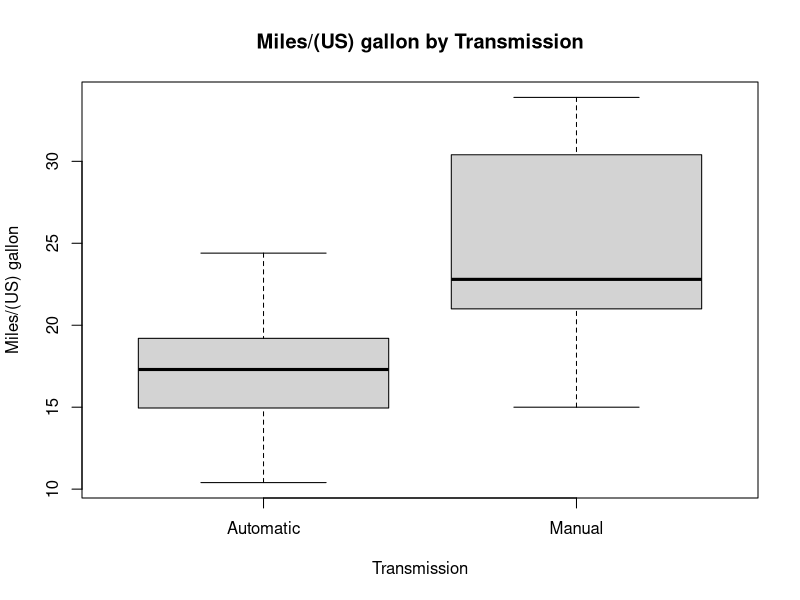
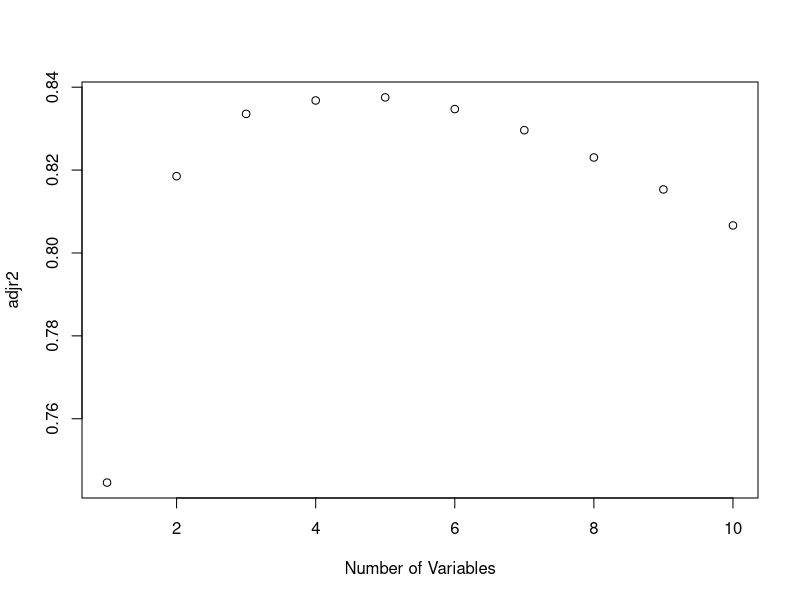
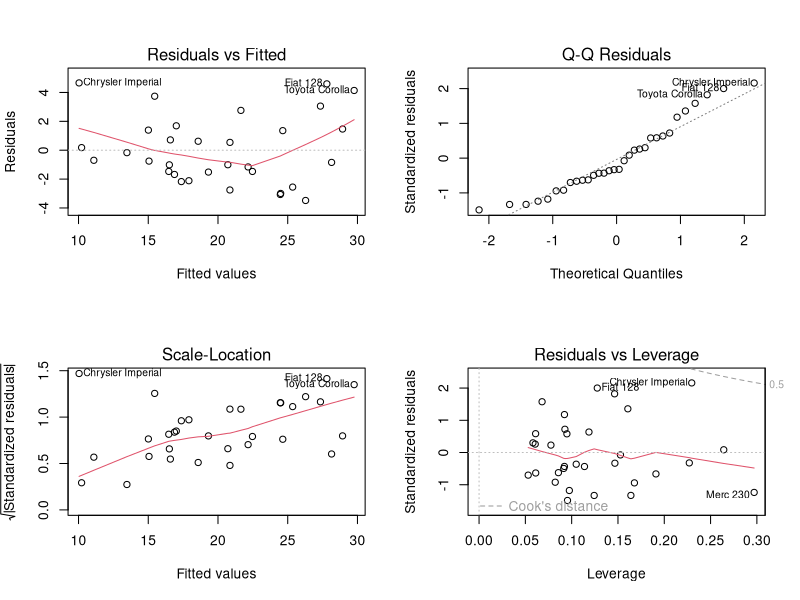

These figures' R source, in order: (Note: this script raises an error after producing the figures.)
## ---- chunk 1
data(mtcars)
mtcars$am <- factor(mtcars$am,labels=c("Automatic","Manual"))
with(mtcars,plot(am,mpg,xlab="Transmission",ylab="Miles/(US) gallon",main="Miles/(US) gallon by Transmission"))
groupmpg <- tapply(mtcars$mpg,mtcars$am,mean)
## ---- chunk 2
library(leaps)
regfit.full=regsubsets(mpg~.,data=mtcars, nvmax=10)
reg.summary=summary(regfit.full)
plot(reg.summary$adjr2,xlab="Number of Variables",ylab="adjr2")

## ---- chunk 3
fit1 <- lm(mpg~wt + qsec + am,data=mtcars)
## ---- chunk 4
par(mfrow=c(2,2))
plot(fit1)
# library(gvlma)
# gvmodel <- gvlma(fit1)
# summary(gvmodel)
library(car)
mtcars$am <- as.numeric(mtcars$am) +1
boxTidwell(mpg~wt + qsec + am,data=mtcars)

 fit2<- lm(mpg~I(wt^(-0.25)) + qsec + am,data=mtcars)
plot(fit2)
summary(fit2)
#summary(mtcars)
#write.csv(mtcars,"mtcars.csv"

fit3 <- lm(mpg~wt*am +qsec,data=mtcars)
summary(fit3)
plot(fit3)
# library(effects)
# plot(effects(fit3,xlevels=list(am=c(0,1))))
